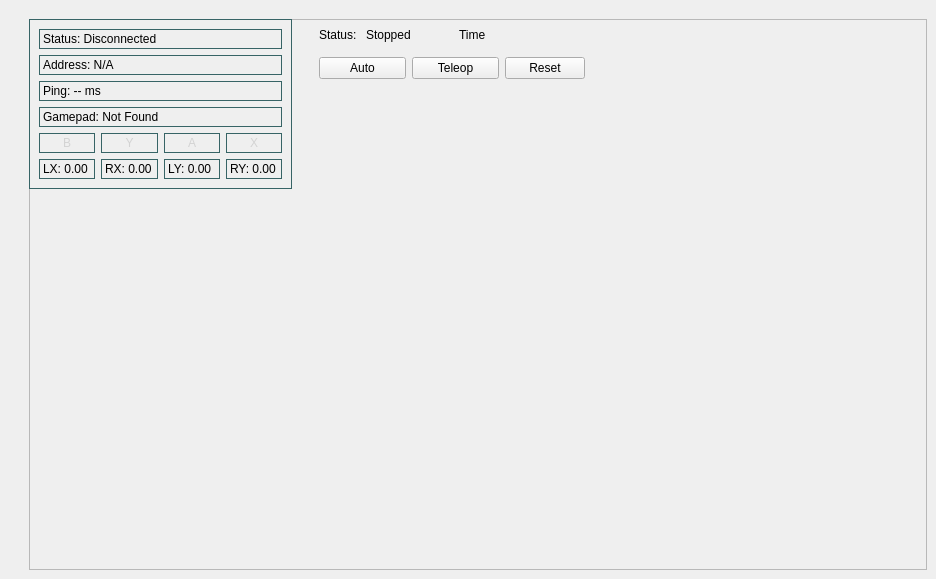
<?xml version="1.0" encoding="UTF-8"?>
<ui version="4.0">
 <class>MainWindow</class>
 <widget class="QMainWindow" name="MainWindow">
  <property name="geometry">
   <rect>
    <x>0</x>
    <y>0</y>
    <width>936</width>
    <height>579</height>
   </rect>
  </property>
  <property name="windowTitle">
   <string>Driver Station</string>
  </property>
  <widget class="QWidget" name="centralwidget">
   <layout class="QGridLayout" name="gridLayout">
    <item row="0" column="0">
     <spacer name="verticalSpacer">
      <property name="orientation">
       <enum>Qt::Orientation::Vertical</enum>
      </property>
      <property name="sizeType">
       <enum>QSizePolicy::Policy::Fixed</enum>
      </property>
      <property name="sizeHint" stdset="0">
       <size>
        <width>20</width>
        <height>10</height>
       </size>
      </property>
     </spacer>
    </item>
    <item row="1" column="0">
     <spacer name="horizontalSpacer">
      <property name="orientation">
       <enum>Qt::Orientation::Horizontal</enum>
      </property>
      <property name="sizeType">
       <enum>QSizePolicy::Policy::Fixed</enum>
      </property>
      <property name="sizeHint" stdset="0">
       <size>
        <width>10</width>
        <height>20</height>
       </size>
      </property>
     </spacer>
    </item>
    <item row="1" column="1">
     <widget class="QFrame" name="frame">
      <property name="styleSheet">
       <string notr="true"/>
      </property>
      <property name="frameShape">
       <enum>QFrame::Shape::StyledPanel</enum>
      </property>
      <property name="frameShadow">
       <enum>QFrame::Shadow::Raised</enum>
      </property>
      <widget class="QFrame" name="frame_2">
       <property name="geometry">
        <rect>
         <x>0</x>
         <y>0</y>
         <width>263</width>
         <height>170</height>
        </rect>
       </property>
       <property name="styleSheet">
        <string notr="true">border:1px solid rgb(55, 100, 102);</string>
       </property>
       <property name="frameShape">
        <enum>QFrame::Shape::StyledPanel</enum>
       </property>
       <property name="frameShadow">
        <enum>QFrame::Shadow::Raised</enum>
       </property>
       <layout class="QGridLayout" name="gridLayout_2">
        <item row="0" column="0">
         <layout class="QVBoxLayout" name="verticalLayout">
          <item>
           <widget class="QLabel" name="status_label">
            <property name="text">
             <string>Status: Disconnected</string>
            </property>
           </widget>
          </item>
          <item>
           <widget class="QLabel" name="address_label">
            <property name="text">
             <string>Address: N/A</string>
            </property>
           </widget>
          </item>
          <item>
           <widget class="QLabel" name="ping_label">
            <property name="text">
             <string>Ping: -- ms</string>
            </property>
           </widget>
          </item>
          <item>
           <widget class="QLabel" name="gamepad_label">
            <property name="text">
             <string>Gamepad: Not Found</string>
            </property>
           </widget>
          </item>
          <item>
           <layout class="QHBoxLayout" name="horizontalLayout">
            <item>
             <widget class="QLabel" name="button_b_label">
              <property name="styleSheet">
               <string notr="true">color: lightgray</string>
              </property>
              <property name="text">
               <string>B</string>
              </property>
              <property name="alignment">
               <set>Qt::AlignmentFlag::AlignCenter</set>
              </property>
             </widget>
            </item>
            <item>
             <widget class="QLabel" name="button_y_label">
              <property name="styleSheet">
               <string notr="true">color: lightgray</string>
              </property>
              <property name="text">
               <string>Y</string>
              </property>
              <property name="alignment">
               <set>Qt::AlignmentFlag::AlignCenter</set>
              </property>
             </widget>
            </item>
            <item>
             <widget class="QLabel" name="button_a_label">
              <property name="styleSheet">
               <string notr="true">color: lightgray</string>
              </property>
              <property name="text">
               <string>A</string>
              </property>
              <property name="alignment">
               <set>Qt::AlignmentFlag::AlignCenter</set>
              </property>
             </widget>
            </item>
            <item>
             <widget class="QLabel" name="button_x_label">
              <property name="styleSheet">
               <string notr="true">color: lightgray</string>
              </property>
              <property name="text">
               <string>X</string>
              </property>
              <property name="alignment">
               <set>Qt::AlignmentFlag::AlignCenter</set>
              </property>
             </widget>
            </item>
           </layout>
          </item>
          <item>
           <layout class="QHBoxLayout" name="horizontalLayout_2">
            <item>
             <widget class="QLabel" name="lx_label">
              <property name="text">
               <string>LX: 0.00</string>
              </property>
             </widget>
            </item>
            <item>
             <widget class="QLabel" name="rx_label">
              <property name="text">
               <string>RX: 0.00</string>
              </property>
             </widget>
            </item>
            <item>
             <widget class="QLabel" name="ly_label">
              <property name="text">
               <string>LY: 0.00</string>
              </property>
             </widget>
            </item>
            <item>
             <widget class="QLabel" name="ry_label">
              <property name="text">
               <string>RY: 0.00</string>
              </property>
             </widget>
            </item>
           </layout>
          </item>
         </layout>
        </item>
       </layout>
      </widget>
      <widget class="QWidget" name="">
       <property name="geometry">
        <rect>
         <x>290</x>
         <y>0</y>
         <width>266</width>
         <height>60</height>
        </rect>
       </property>
       <layout class="QGridLayout" name="gridLayout_3">
        <item row="0" column="0">
         <widget class="QLabel" name="label">
          <property name="text">
           <string>Status:</string>
          </property>
         </widget>
        </item>
        <item row="0" column="1" colspan="2">
         <widget class="QLabel" name="robot_status">
          <property name="text">
           <string>Stopped</string>
          </property>
         </widget>
        </item>
        <item row="0" column="3" colspan="2">
         <widget class="QLabel" name="label_2">
          <property name="text">
           <string>Time</string>
          </property>
         </widget>
        </item>
        <item row="1" column="0" colspan="2">
         <widget class="QPushButton" name="btn_auto">
          <property name="text">
           <string>Auto</string>
          </property>
         </widget>
        </item>
        <item row="1" column="2" colspan="2">
         <widget class="QPushButton" name="btn_teleop">
          <property name="text">
           <string>Teleop</string>
          </property>
         </widget>
        </item>
        <item row="1" column="4">
         <widget class="QPushButton" name="btn_rst">
          <property name="text">
           <string>Reset</string>
          </property>
         </widget>
        </item>
       </layout>
      </widget>
     </widget>
    </item>
   </layout>
  </widget>
 </widget>
 <resources/>
 <connections/>
</ui>
